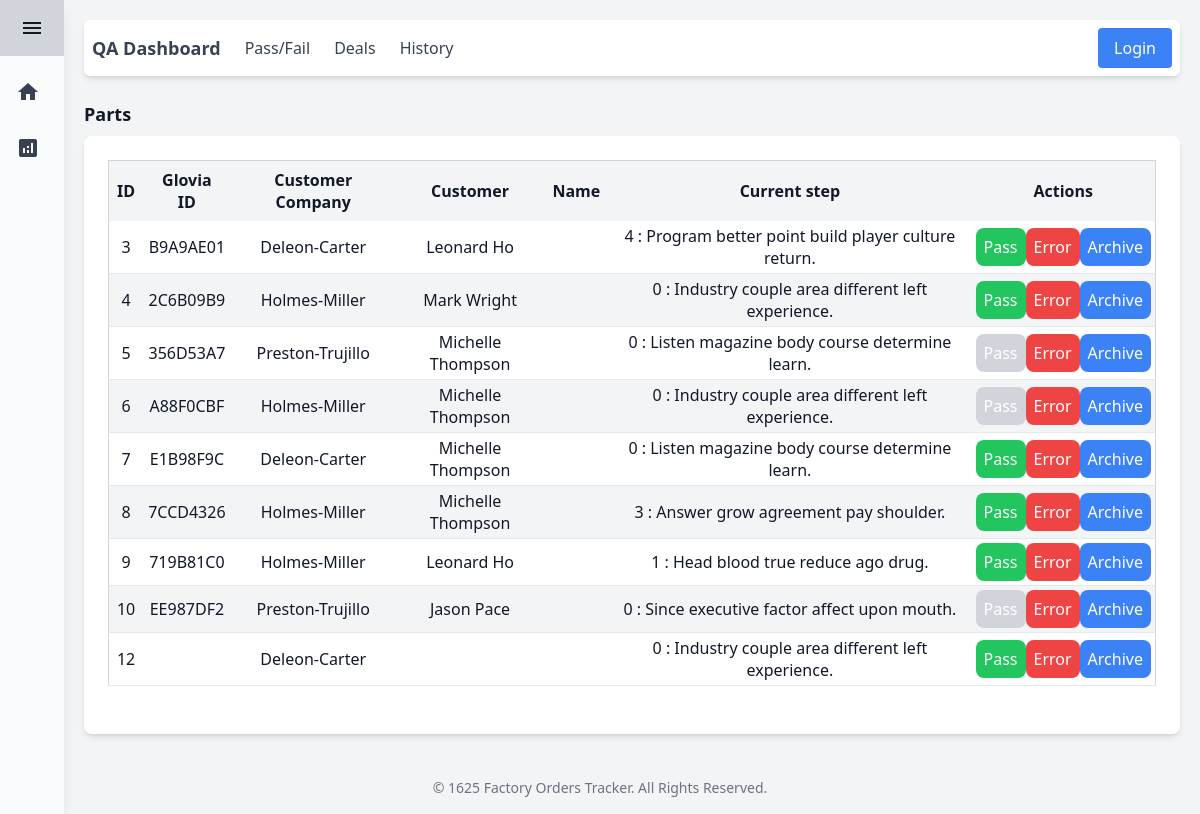
The app's page /QA with its own data.
### Tracker/models.py (models this page shows, shortened)
class Parts(models.Model):
    class Status(models.TextChoices):
        PENDING = 'PENDING', "Pending"
        IN_PROGRESS = 'IN_PROGRESS', "In progress"
        COMPLETED = 'COMPLETED', "Completed"
        ON_HOLD = 'ON_HOLD', "On hold"
        CANCELLED = 'CANCELLED', "Cancelled"
    glovia_id = models.CharField(max_length=50)
    part_type = models.ForeignKey(PartTypes, on_delete=models.SET_NULL, null=True)
    step = models.ForeignKey(Steps, on_delete=models.SET_NULL, null=True)
    customer = models.ForeignKey(User, on_delete=models.SET_NULL, null=True, related_name='customer')
    deal = models.ForeignKey(Deals, on_delete=models.CASCADE)
    estimated_completion = models.DateField(null=True)
    status = models.CharField(max_length=50, choices=Status.choices, default=Status.PENDING)
    archived = models.BooleanField(default=False)

class Deals(models.Model):
    class Status(models.TextChoices):
        PENDING = 'PENDING', "Pending"
        IN_PROGRESS = 'IN_PROGRESS', "In progress"
        COMPLETED = 'COMPLETED', "Completed"
        ON_HOLD = 'ON_HOLD', "On hold"
        CANCELLED = 'CANCELLED', "Cancelled"
    name = models.CharField(max_length=50)
    customer = models.ForeignKey(User, on_delete=models.SET_NULL, null=True)
    company = models.ForeignKey(Companies, on_delete=models.SET_NULL, null=True)
    estimated_completion = models.DateField(null=True, blank=True, auto_now_add=False)
    status = models.CharField(max_length=50, choices=Status.choices, default=Status.PENDING)
    hubspot_api_id = models.CharField(max_length=50, blank=True)
    current_hubspot_gate = models.CharField(max_length=50, blank=True)
    archived = models.BooleanField(default=False)

class Companies(models.Model):
    name = models.CharField(max_length=50)
    description = models.TextField()
    hubspot_api_id = models.CharField(max_length=50)

class User(AbstractUser):
    date_joined = models.DateTimeField(default=timezone.now)
    parent_company = models.ForeignKey(Companies, on_delete=models.SET_NULL, null=True, blank=True, default=None)

class Steps(models.Model):
    step = models.IntegerField()
    process = models.ForeignKey(Processes, on_delete=models.CASCADE)
    description = models.TextField()
    part_model = models.ForeignKey(PartTypes, on_delete=models.CASCADE)
    completion_time = models.TimeField()
    step_file = models.FileField(null=True, default=None)
    is_last_step = models.BooleanField(default=False)
    class Meta:
        ordering = ('part_model', 'step',)

### Tracker/views.py (the view, shortened to what this page needs)
# urls.py: path("QA", views.qa_page.as_view(), name="QA"),
class qa_page(View):
    def get(self, request):
        context = {}
        parts = get_list_or_404(Parts, archived=False)
        context["parts"] = parts
        return render(request, 'tracker/qa.html', context=context)

### templates/tracker/QA.html (shortened to what this page needs)
{% extends 'base.html' %}
{% block navbar %}
    {% include 'tracker/QA_navbar.html' %}
{% endblock %}
{% block content %}
    <div class="font-semibold mb-2">
        <h1 class="text-lg font-semibold mb-2">Parts</h1>
        <div class="mx-auto p-6 bg-white shadow-md rounded-lg">
            <table class="min-w-full border border-gray-300 mb-6">
                <thead>
                <tr class="bg-gray-100 text-center">
                    <th class="p-2">ID</th>
                    <th class="p-2">Glovia ID</th>
                    <th class="p-2">Customer Company</th>
                    <th class="p-2">Customer</th>
                    <th class="p-2">Name</th>
                    <th class="p-2">Current step</th>
                    <th class="p-2">Actions</th>
                </tr>
                </thead>
                <tbody>
                {% for part in parts %}
                    <tr class="border-b even:bg-gray-100 odd:bg-white hover:bg-gray-200 text-center">
                        <td class="p-1">
                            <a href="{% url 'part_view' part.id %}">
                                {{ part.id }}
                            </a>
                        </td>
                        <td class="p-1">{{ part.glovia_id }}</td>
                        <td class="p-1">{{ part.deal.company.name }}</td>
                        <td class="p-1">{{ part.customer.first_name }} {{ part.customer.last_name }}</td>
                        <td class="p-1">{{ part.name }}</td>
                        <td class="p-1">{{ part.step.step }} : {{ part.step.description }}</td>
                        <td class="p-1">
                            <form method="POST" class="mb-0">
                                <div class="flex">
                                    {% if part.status != 'COMPLETED' %}
                                    <button class="bg-green-500 hover:bg-green-600 text-white rounded-lg p-2 m-auto"
                                            type="submit" name="action" value="Pass">Pass
                                    </button>
                                        {% else %}
                                        <button class="bg-gray-300 text-white rounded-lg p-2 m-auto"
                                            type="submit" name="action" value="Pass" disabled>Pass
                                    </button>
                                    {% endif %}
                                    <button class="bg-red-500 hover:bg-red-600 text-white rounded-lg p-2 m-auto"
                                            type="submit" name="action" value="Error">Error
                                    </button>
                                    <button class="bg-blue-500 hover:bg-blue-600 text-white rounded-lg p-2 m-auto"
                                            type="submit" name="action" value="Archive">Archive
                                    </button>
                                </div>
                            </form>
                        </td>
                    </tr>
                {% endfor %}
                </tbody>
            </table>
        </div>
    </div>
{% endblock %}

### records on screen
Parts: id "3", glovia_id "B9A9AE01", deal.company.name "Deleon-Carter", customer.first_name "Leonard", customer.last_name "Ho", step.step "4", step.description "Program better point build player culture return.", status "Pass"
Parts: id "4", glovia_id "2C6B09B9", deal.company.name "Holmes-Miller", customer.first_name "Mark", customer.last_name "Wright", step.step "0", step.description "Industry couple area different left experience.", status "Pass"
Parts: id "5", glovia_id "356D53A7", deal.company.name "Preston-Trujillo", customer.first_name "Michelle", customer.last_name "Thompson", step.step "0", step.description "Listen magazine body course determine learn.", status "Pass"
Parts: id "6", glovia_id "A88F0CBF", deal.company.name "Holmes-Miller", customer.first_name "Michelle", customer.last_name "Thompson", step.step "0", step.description "Industry couple area different left experience.", status "Pass"
Parts: id "7", glovia_id "E1B98F9C", deal.company.name "Deleon-Carter", customer.first_name "Michelle", customer.last_name "Thompson", step.step "0", step.description "Listen magazine body course determine learn.", status "Pass"
Parts: id "8", glovia_id "7CCD4326", deal.company.name "Holmes-Miller", customer.first_name "Michelle", customer.last_name "Thompson", step.step "3", step.description "Answer grow agreement pay shoulder.", status "Pass"
Parts: id "9", glovia_id "719B81C0", deal.company.name "Holmes-Miller", customer.first_name "Leonard", customer.last_name "Ho", step.step "1", step.description "Head blood true reduce ago drug.", status "Pass"
Parts: id "10", glovia_id "EE987DF2", deal.company.name "Preston-Trujillo", customer.first_name "Jason", customer.last_name "Pace", step.step "0", step.description "Since executive factor affect upon mouth.", status "Pass"
Parts: id "12", deal.company.name "Deleon-Carter", step.step "0", step.description "Industry couple area different left experience.", status "Pass"
